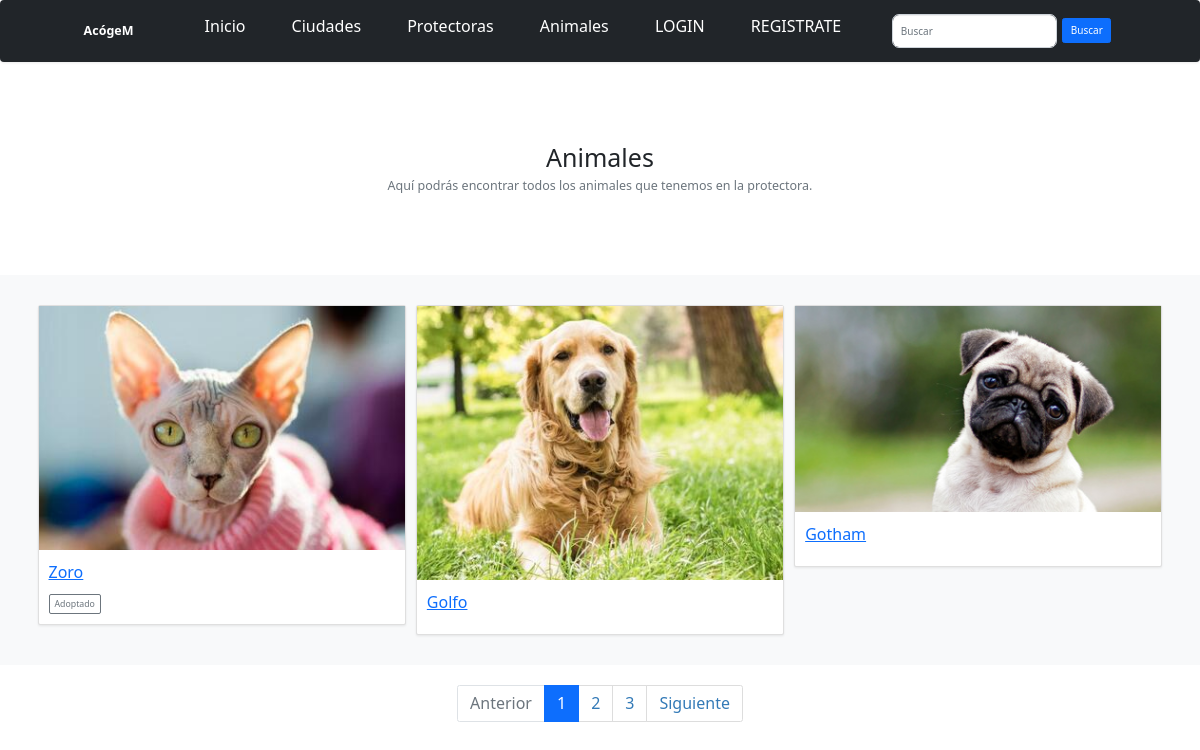
/animales/, run on an earlier commit of the app's database.
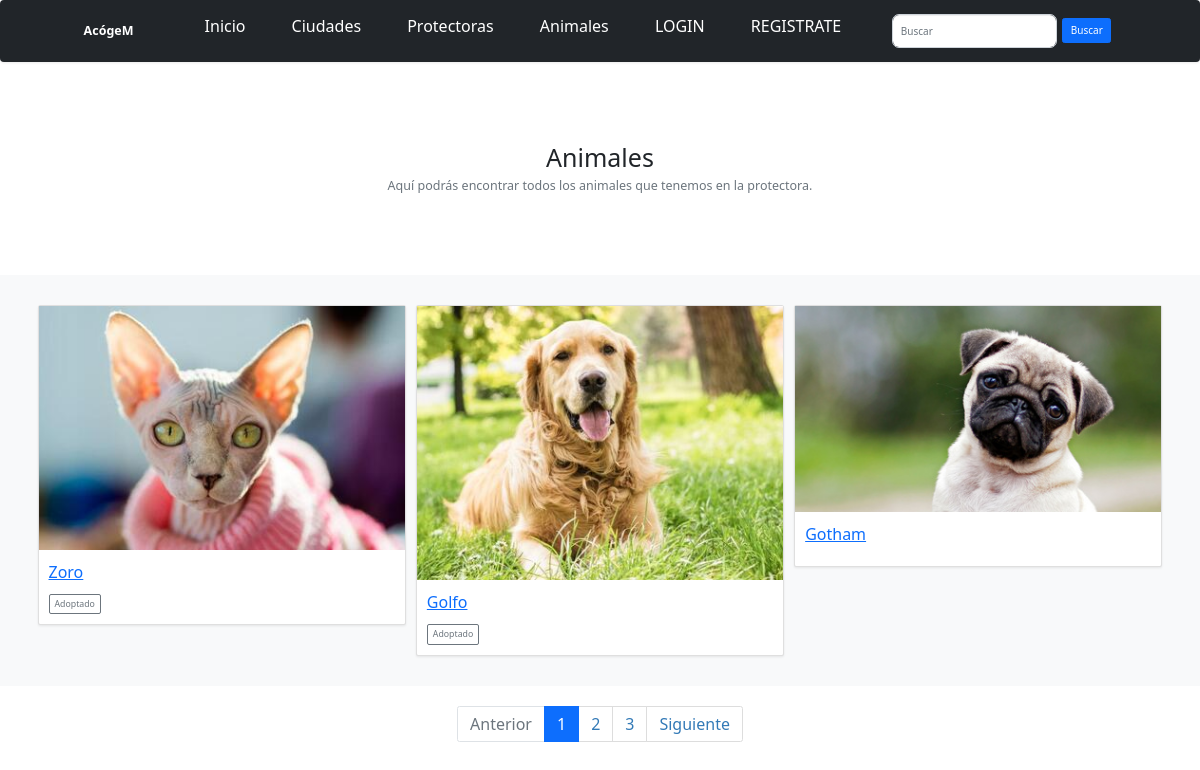
And on a later commit of the database.
### AcogeM_app/models.py (models this page shows, shortened)
class Animal(models.Model):
	protectora = models.ForeignKey('Protectora', on_delete=models.CASCADE)
	nom = models.CharField('Nombre', max_length=50)
	descrip = models.TextField('Descripción')
	foto = models.ImageField('Imagen', blank=True, null=True, upload_to='img')
	TIPO_ANIMALES = [
	 	("p", "Perro"),
	 	("g", "Gato"),
	 	("h", "Huron"),
		("c", "Conejo"),
	]
	tipo = models.CharField('Tipo', max_length=1, choices=TIPO_ANIMALES, blank=True, default="p")
	edad = models.IntegerField('Edad', default=0, null=True)
	adoptado = models.BooleanField(default=False)
	class Meta:
		verbose_name_plural = "Animales"

### AcogeM_app/views.py (the view)
# urls.py: path('animales/', AnimalListView.as_view(), name='animal-list'),
class AnimalListView(ListView):
  	model = Animal
  	template_name = 'AcogeM_app/animal_list.html'
  	paginate_by = 3

### AcogeM_app/templates/AcogeM_app/animal_list.html (shortened to what this page needs)
{% extends "base.html" %}
{% block content %}
<main >
  <section class="py-5 text-center container">
    <div class="row py-lg-5">
      <div class="col-lg-6 col-md-8 mx-auto">
        <h1 class="fw-light">Animales</h1>
        <p class="lead text-muted">Aquí podrás encontrar todos los animales que tenemos en la protectora.</p>
      </div>
    </div>
  </section>
  <div class="album py-5 bg-light">
    <div class="container">
      <div class="row row-cols-1 row-cols-sm-2 row-cols-md-3 g-3">
        {% for animal in object_list %}
        <div class="col">
          <div class="card shadow-sm">
            <img src="/media/{{ animal.foto }}">
            <div class="card-body">
              <p class="card-text"><a href="{% url 'animal-detail' animal.pk %}">{{ animal.nom }}</a></p>
              <div class="d-flex justify-content-between align-items-center">
                {% if animal.adoptado == True %}
                  <a type="button" class="btn btn-sm btn-outline-secondary">Adoptado</a>
                {% endif %}
              </div>
            </div>
          </div>
        </div>
        {% endfor %}
      </div>
    </div>
  </div>
  {% if is_paginated %}
       <div >
               <ul class="pagination justify-content-center">
                   {% if page_obj.has_previous %}
                       <li class="page-item">
                           <a href="?page={{ page_obj.previous_page_number }}" class="page-link">Anterior</a>
                       </li>
                   {% else %}
                       <li class="page-item disabled">
                           <a href="#" class="page-link">Anterior</a>
                       </li>
                   {% endif %}
                   {% for elemento in paginator.page_range %}
                    <li class="page-item {% if page_obj.number == elemento %} active {% endif %}">
                           <a href="?page={{ elemento }}" class="page-link">{{ elemento }}</a>
                    </li>
                   {% endfor %}
                   {% if page_obj.has_next %}
                       <li class="page-item">
                           <a href="?page={{ page_obj.next_page_number }}" class="page-link">Siguiente</a>
                       </li>
                   {% else %}
                       <li class="page-item disabled">
                           <a href="#" class="page-link">Siguiente</a>
                       </li>
                   {% endif %}
               </ul>
           </div>
       {% endif %}
</main>
{% endblock %}

### AcogeM_app/templates/base.html (shortened to what this page needs)
<!DOCTYPE html>
<html lang="en">
<head>
  <link rel="stylesheet" href="https://maxcdn.bootstrapcdn.com/bootstrap/3.3.7/css/bootstrap.min.css">
  {% load static %}
  <link rel="stylesheet" href="{% static 'css/styles.css' %}">
</head>
<body>
  <div class="navbar navbar-dark bg-dark shadow-sm">
    <div class="container">
      <a href="{% url 'index.html' %}" class="navbar-brand d-flex align-items-center">
        <strong>AcógeM</strong>
      </a>
          <p class="active"><a style="color: white; text-decoration: none;" href="{% url 'index.html' %}">Inicio</a></p>
          <p><a style="color: white; text-decoration: none;" href="{% url 'ciudad-list' %}">Ciudades</a></p>
          <p><a style="color: white; text-decoration: none;" href="{% url 'protectora-list' %}">Protectoras</a></p>
          <p><a style="color: white; text-decoration: none;" href="{% url 'animal-list' %}">Animales</a></p>
        {% if user.is_authenticated %}
          <li class="dropdown">
            <a style="color: white; text-decoration: none;" href="#" class="" data-toggle="dropdown">{{ user }} <b class="caret"></b></a>
            <ul class="dropdown-menu">
              <li><a href="{% url 'perfil-detail' user.perfil.pk %}">Mi Perfil</a></li>
              {% if user.is_staff %}
                <li><a href="{% url 'admin:index' %}">Administración</a></li>
              {% endif %}
              <li><a href="{% url 'logout' %}">&#9758; Cerrar Sesión</a></li>
            </ul>
          </li>
        {% else %}
          <p><a style="color: white; text-decoration: none;" href="{% url 'login' %}">LOGIN</a></p>
          <p><a style="color: white; text-decoration: none;" href="{% url 'user-add' %}">REGISTRATE</a></p>
        {% endif %}
        <div class="buscar" style="position: relative; padding: 5px;">
        <form class="d-felx" method="POST" action="{% url 'search' %}">
          <div class="custom-search-input">
           <div class="input-group col-md-12">
             <input style="border-radius: 7px;" type="text" class="form-control" placeholder="Buscar" name="buscar">
             <span class="input-group-list">
              <button style="margin-left: 7px; margin-top: 4px;" type="submit" class="btn btn-primary">Buscar</button>
             </span>
           </div>
          </div>
        </form>
        </div>
    </div>
  </div>
  {% block content %}
  {% endblock %}
</body>
</html>

### AcogeM_app/templates/base.html (style rules this page uses)
a { font-size: medium; }

What changed in the data, as far as the page shows it:
changed Animal "Golfo": now shows "Adoptado"
